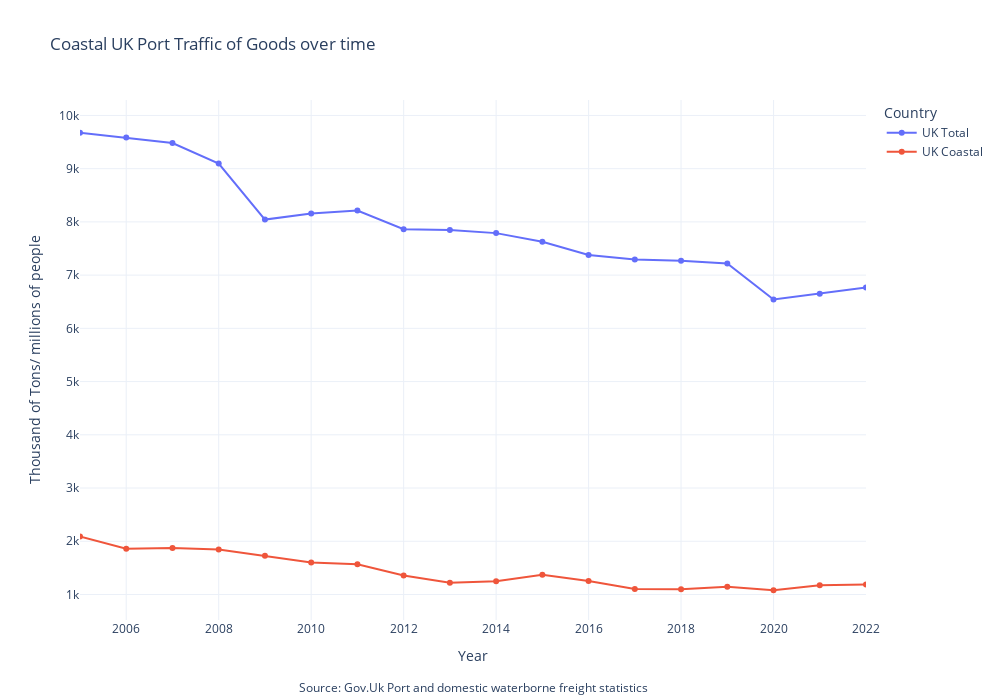

Write notebook code for a chart like this one.
### Code cell
fig = go.Figure()

# Add traces for each country
fig.add_trace(go.Scatter(x=df["Year"], y=df["dom_perc"], mode='lines+markers', name='UK Total'))
# fig.add_trace(go.Scatter(x=df["Year"], y=df["int_perc"], mode='lines+markers', name='UK International'))
fig.add_trace(go.Scatter(x=df["Year"], y=df["coastal_perc"], mode='lines+markers', name='UK Coastal'))


fig.update_layout(
    title='Coastal UK Port Traffic of Goods over time',
    xaxis_title='Year',
    yaxis_title='Thousand of Tons/ millions of people',
    legend_title='Country',
    template='plotly_white',
    hovermode='x unified',
    xaxis=dict(range=[2005, max(df["Year"])]),  # Set the x-axis range to start from 2005
    width=1000,  # Set the width of the figure
    height=700   # Set the height of the figure
)

fig.add_annotation(
    text="Source: <a href='https://www.gov.uk/government/statistical-data-sets/port-and-domestic-waterborne-freight-statistics-port'>Gov.Uk Port and domestic waterborne freight statistics</a>",
    xref="paper", yref="paper",
    x=0.5, y=-0.15,
    showarrow=False,
    font=dict(size=12),
    xanchor='center'
)

# Add grid
fig.update_xaxes(showgrid=True)
fig.update_yaxes(showgrid=True)


# Show the figure
fig.show()

### Figure 1 — Plotly figure (JSON) as saved in the notebook; plotly's stock layout.template omitted (floating-point values rounded to 4 significant figures)
{"data": [{"mode": "lines+markers", "name": "UK Total", "type": "scatter", "x": [1965, 1966, 1967, 1968, 1969, 1970, 1971, 1972, 1973, 1974, 1975, 1976, 1977, 1978, 1979, 1980, 1980, 1981, 1982, 1983, 1984, 1985, 1986, 1987, 1988, 1989, 1990, 1991, 1992, 1993, 1994, 1995, 1996, 1997, 1998, 1999, 2000, 2001, 2002, 2003, 2004, 2005, 2006, 2007, 2008, 2009, 2010, 2011, 2012, 2013, 2014, 2015, 2016, 2017, 2018, 2019, 2020, 2021, 2022], "y": [5873.0, 5938.0, 5912.0, 6182.0, 6396.0, 6647.0, 6587.0, 6716.0, 7109.0, 6950.0, 6049.0, 6410.0, 6588.0, 6983.0, 7588.0, 7316.0, 7531.0, 7386.0, 7638.0, 7784.0, 8098.0, 8186.0, 8230.0, 8303.0, 8644.0, 8426.0, 8594.0, 8613.0, 8609.0, 8770.0, 9299.0, 9449.0, 9476.0, 9577.0, 9720.0, 9638.0, 9731.0, 9581.0, 9397.0, 9310.0, 9549.0, 9677.0, 9586.0, 9483.0, 9096.0, 8043.0, 8156.0, 8212.0, 7863.0, 7848.0, 7789.0, 7628.0, 7377.0, 7293.0, 7272.0, 7219.0, 6543.0, 6650.0, 6769.0]}, {"mode": "lines+markers", "name": "UK Coastal", "type": "scatter", "x": [1965, 1966, 1967, 1968, 1969, 1970, 1971, 1972, 1973, 1974, 1975, 1976, 1977, 1978, 1979, 1980, 1980, 1981, 1982, 1983, 1984, 1985, 1986, 1987, 1988, 1989, 1990, 1991, 1992, 1993, 1994, 1995, 1996, 1997, 1998, 1999, 2000, 2001, 2002, 2003, 2004, 2005, 2006, 2007, 2008, 2009, 2010, 2011, 2012, 2013, 2014, 2015, 2016, 2017, 2018, 2019, 2020, 2021, 2022], "y": [2107.0, 2084.0, 2002.0, 1951.0, 1966.0, 1940.0, 1753.0, 1733.0, 1845.0, 1874.0, 1608.0, 1637.0, 1787.0, 1952.0, 2128.0, 2221.0, 2390.0, 2279.0, 2459.0, 2487.0, 2313.0, 2292.0, 2198.0, 2130.0, 2306.0, 2258.0, 2136.0, 2166.0, 2067.0, 2105.0, 2214.0, 2413.0, 2496.0, 2392.0, 2440.0, 2353.0, 2026.0, 1898.0, 1940.0, 1894.0, 1965.0, 2089.0, 1860.0, 1872.0, 1846.0, 1728.0, 1601.0, 1568.0, 1358.0, 1219.0, 1251.0, 1371.0, 1253.0, 1105.0, 1098.0, 1146.0, 1079.0, 1171.0, 1187.0]}], "layout": {"annotations": [{"font": {"size": 12}, "showarrow": false, "text": "Source: <a href='https://www.gov.uk/government/statistical-data-sets/port-and-domestic-waterborne-freight-statistics-port'>Gov.Uk Port and domestic waterborne freight statistics</a>", "x": 0.5, "xanchor": "center", "xref": "paper", "y": -0.15, "yref": "paper"}], "height": 700, "hovermode": "x unified", "legend": {"title": {"text": "Country"}}, "title": {"text": "Coastal UK Port Traffic of Goods over time"}, "width": 1000, "xaxis": {"range": [2005, 2022], "showgrid": true, "title": {"text": "Year"}, "type": "linear"}, "yaxis": {"autorange": true, "range": [520.3, 10290.0], "showgrid": true, "title": {"text": "Thousand of Tons/ millions of people"}, "type": "linear"}}}
